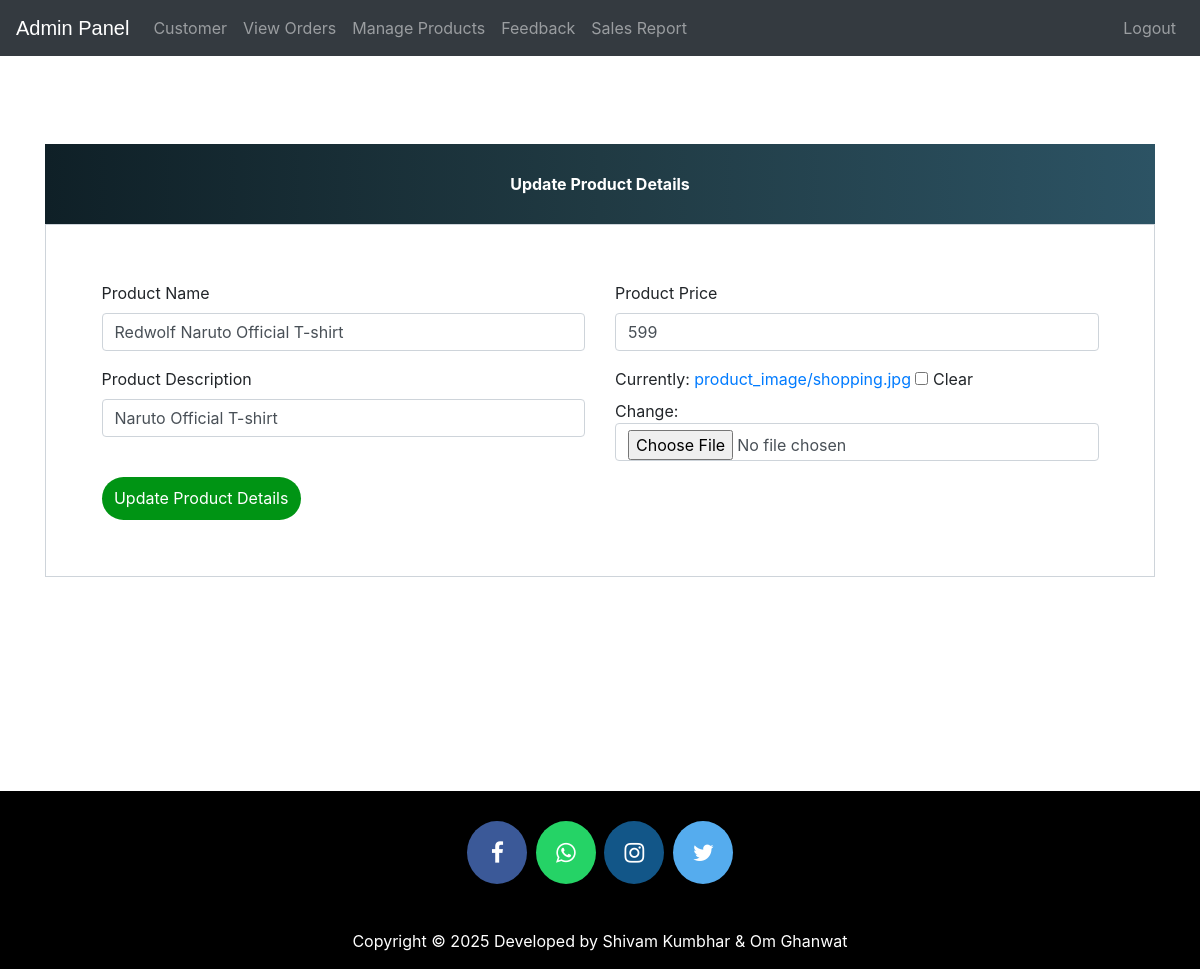
The page /update-product/5 (signed in) on the database its author committed.
### ecom/models.py (models this page shows, shortened)
class Product(models.Model):
    name=models.CharField(max_length=50)
    product_image= models.ImageField(upload_to='product_image/',null=True,blank=True)
    quantity=models.PositiveIntegerField(default=0)
    price = models.PositiveIntegerField()
    description=models.CharField(max_length=400)

### ecom/views.py (the view)
# urls.py: path('update-product/<int:pk>', views.update_product_view,name='update-product'),
@login_required(login_url='adminlogin')
def update_product_view(request,pk):
    product=models.Product.objects.get(id=pk)
    productForm=forms.ProductForm(instance=product)
    if request.method=='POST':
        productForm=forms.ProductForm(request.POST,request.FILES,instance=product)
        if productForm.is_valid():
            productForm.save()
            return redirect('admin-products')
    return render(request,'ecom/admin_update_product.html',{'productForm':productForm})

### ecom/forms.py
class ProductForm(forms.ModelForm):
    class Meta:
        model=models.Product
        fields=['name','price','description','product_image','quantity']

### templates/ecom/admin_update_product.html (shortened to what this page needs)
{% extends 'ecom/admin_base.html' %}
{% load widget_tweaks %}
{% block content %}
<head>
  <link href="//maxcdn.bootstrapcdn.com/bootstrap/4.1.1/css/bootstrap.min.css" rel="stylesheet" id="bootstrap-css">
</head>
<br><br><br><br><br><br>
<form method="post" enctype="multipart/form-data">
  <div class="container register-form">
    <div class="form">
      <div class="note">
        <p>Update Product Details</p>
      </div>
      <div class="form-content">
        <div class="row">
          <div class="col-md-6">
            <div class="form-group">
              <label for="">Product Name</label>
              {% render_field productForm.name class="form-control" placeholder="Product Name" %}
            </div>
            <div class="form-group">
              <label for="">Product Description</label>
              {% render_field productForm.description class="form-control" placeholder="Description" %}
            </div>
          </div>
          <div class="col-md-6">
            <div class="form-group">
              <label for="">Product Price</label>
              {% render_field productForm.price class="form-control" placeholder="Price" %}
            </div>
            <div class="form-group">
              {% render_field productForm.product_image class="form-control" placeholder="product_image" %}
            </div>
          </div>
        </div>
        <button type="submit" class="btnSubmit">Update Product Details</button>
      </div>
    </div>
  </div>
</form>
{% endblock content %}

### templates/ecom/admin_base.html (style rules this page uses)
p { text-align: center; }

### templates/ecom/admin_update_product.html (style rules this page uses)
a:link { text-decoration: none; }
.note { text-align: center; height: 80px; background: #0F2027; background: -webkit-linear-gradient(to left, #2C5364, #203A43, #0F2027); background: linear-gradient(to left, #2C5364, #203A43, #0F2027); color: #fff; font-weight: bold; line-height: 80px; }
.form-content { padding: 5%; border: 1px solid #ced4da; margin-bottom: 2%; }
.form-control { border-radius: 1.5rem; }
.btnSubmit { border: none; border-radius: 1.5rem; padding: 1%; width: 20%; cursor: pointer; background: #009414; color: #fff; }

### rows shown on the page
Product: name "Redwolf Naruto Official T-shirt", description "Naruto Official T-shirt", price "599"
